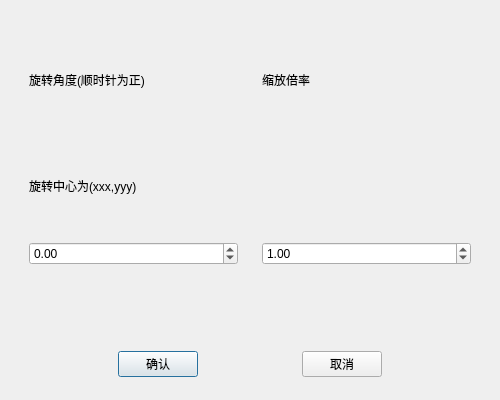
<?xml version="1.0" encoding="UTF-8"?>
<ui version="4.0">
 <class>GeoTransDialog</class>
 <widget class="QDialog" name="GeoTransDialog">
  <property name="geometry">
   <rect>
    <x>0</x>
    <y>0</y>
    <width>500</width>
    <height>400</height>
   </rect>
  </property>
  <property name="windowTitle">
   <string>Dialog</string>
  </property>
  <layout class="QVBoxLayout" name="verticalLayout_3">
   <item>
    <widget class="QWidget" name="widget_4" native="true">
     <layout class="QHBoxLayout" name="horizontalLayout_2">
      <item>
       <widget class="QWidget" name="widget_2" native="true">
        <layout class="QVBoxLayout" name="verticalLayout">
         <item>
          <widget class="QLabel" name="label_2">
           <property name="text">
            <string>旋转角度(顺时针为正)</string>
           </property>
          </widget>
         </item>
         <item>
          <widget class="QLabel" name="rot_center_label">
           <property name="text">
            <string>旋转中心为(xxx,yyy)</string>
           </property>
          </widget>
         </item>
         <item>
          <widget class="QDoubleSpinBox" name="rot_spin_box">
           <property name="minimum">
            <double>-360.000000000000000</double>
           </property>
           <property name="maximum">
            <double>360.000000000000000</double>
           </property>
          </widget>
         </item>
         <item>
          <spacer name="verticalSpacer">
           <property name="orientation">
            <enum>Qt::Vertical</enum>
           </property>
           <property name="sizeType">
            <enum>QSizePolicy::Fixed</enum>
           </property>
           <property name="sizeHint" stdset="0">
            <size>
             <width>20</width>
             <height>50</height>
            </size>
           </property>
          </spacer>
         </item>
        </layout>
       </widget>
      </item>
      <item>
       <widget class="QWidget" name="widget_3" native="true">
        <layout class="QVBoxLayout" name="verticalLayout_2">
         <item>
          <widget class="QLabel" name="label">
           <property name="text">
            <string>缩放倍率</string>
           </property>
          </widget>
         </item>
         <item>
          <widget class="QLabel" name="label_3">
           <property name="text">
            <string> </string>
           </property>
          </widget>
         </item>
         <item>
          <widget class="QDoubleSpinBox" name="scale_spin_box">
           <property name="maximum">
            <double>10.000000000000000</double>
           </property>
           <property name="value">
            <double>1.000000000000000</double>
           </property>
          </widget>
         </item>
         <item>
          <spacer name="verticalSpacer_2">
           <property name="orientation">
            <enum>Qt::Vertical</enum>
           </property>
           <property name="sizeType">
            <enum>QSizePolicy::Fixed</enum>
           </property>
           <property name="sizeHint" stdset="0">
            <size>
             <width>20</width>
             <height>50</height>
            </size>
           </property>
          </spacer>
         </item>
        </layout>
       </widget>
      </item>
     </layout>
    </widget>
   </item>
   <item>
    <widget class="QWidget" name="widget" native="true">
     <property name="maximumSize">
      <size>
       <width>16777215</width>
       <height>50</height>
      </size>
     </property>
     <layout class="QHBoxLayout" name="horizontalLayout">
      <item>
       <spacer name="horizontalSpacer_2">
        <property name="orientation">
         <enum>Qt::Horizontal</enum>
        </property>
        <property name="sizeHint" stdset="0">
         <size>
          <width>40</width>
          <height>20</height>
         </size>
        </property>
       </spacer>
      </item>
      <item>
       <widget class="QPushButton" name="ok_button">
        <property name="text">
         <string>确认</string>
        </property>
       </widget>
      </item>
      <item>
       <spacer name="horizontalSpacer">
        <property name="orientation">
         <enum>Qt::Horizontal</enum>
        </property>
        <property name="sizeHint" stdset="0">
         <size>
          <width>40</width>
          <height>20</height>
         </size>
        </property>
       </spacer>
      </item>
      <item>
       <widget class="QPushButton" name="cancel_button">
        <property name="text">
         <string>取消</string>
        </property>
       </widget>
      </item>
      <item>
       <spacer name="horizontalSpacer_3">
        <property name="orientation">
         <enum>Qt::Horizontal</enum>
        </property>
        <property name="sizeHint" stdset="0">
         <size>
          <width>40</width>
          <height>20</height>
         </size>
        </property>
       </spacer>
      </item>
     </layout>
    </widget>
   </item>
  </layout>
 </widget>
 <resources/>
 <connections/>
</ui>
